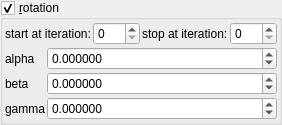
    <widget class="MyGroupBox" name="groupCheck_transf_rotation_enabled">
     <property name="title">
      <string>&amp;rotation</string>
     </property>
     <property name="checkable">
      <bool>true</bool>
     </property>
     <layout class="QVBoxLayout" name="verticalLayout_9" stretch="0,0">
      <property name="spacing">
       <number>2</number>
      </property>
      <property name="leftMargin">
       <number>2</number>
      </property>
      <property name="topMargin">
       <number>2</number>
      </property>
      <property name="rightMargin">
       <number>2</number>
      </property>
      <property name="bottomMargin">
       <number>2</number>
      </property>
      <item>
       <layout class="QHBoxLayout" name="horizontalLayout_6" stretch="0,1,0,1">
        <item>
         <widget class="QLabel" name="label_81">
          <property name="text">
           <string>start at iteration:</string>
          </property>
         </widget>
        </item>
        <item>
         <widget class="MySpinBox" name="spinboxInt_transf_start_iterations_R">
          <property name="sizePolicy">
           <sizepolicy hsizetype="Minimum" vsizetype="Maximum">
            <horstretch>0</horstretch>
            <verstretch>0</verstretch>
           </sizepolicy>
          </property>
          <property name="minimum">
           <number>0</number>
          </property>
          <property name="maximum">
           <number>999</number>
          </property>
          <property name="value">
           <number>0</number>
          </property>
         </widget>
        </item>
        <item>
         <widget class="QLabel" name="label_60">
          <property name="text">
           <string>stop at iteration:</string>
          </property>
         </widget>
        </item>
        <item>
         <widget class="MySpinBox" name="spinboxInt_transf_stop_iterations_R">
          <property name="sizePolicy">
           <sizepolicy hsizetype="Preferred" vsizetype="Maximum">
            <horstretch>0</horstretch>
            <verstretch>0</verstretch>
           </sizepolicy>
          </property>
          <property name="maximum">
           <number>999</number>
          </property>
         </widget>
        </item>
       </layout>
      </item>
      <item>
       <layout class="QGridLayout" name="gridLayout_12" columnstretch="0,1">
        <property name="spacing">
         <number>2</number>
        </property>
        <item row="0" column="1">
         <widget class="MyDoubleSpinBox" name="spinboxd3_transf_rotation_x">
          <property name="sizePolicy">
           <sizepolicy hsizetype="Minimum" vsizetype="Maximum">
            <horstretch>0</horstretch>
            <verstretch>0</verstretch>
           </sizepolicy>
          </property>
          <property name="prefix">
           <string/>
          </property>
          <property name="suffix">
           <string/>
          </property>
          <property name="decimals">
           <number>6</number>
          </property>
          <property name="minimum">
           <double>-36000.000000000000000</double>
          </property>
          <property name="maximum">
           <double>36000.000000000000000</double>
          </property>
          <property name="singleStep">
           <double>1.000000000000000</double>
          </property>
         </widget>
        </item>
        <item row="1" column="1">
         <widget class="MyDoubleSpinBox" name="spinboxd3_transf_rotation_y">
          <property name="sizePolicy">
           <sizepolicy hsizetype="Minimum" vsizetype="Maximum">
            <horstretch>0</horstretch>
            <verstretch>0</verstretch>
           </sizepolicy>
          </property>
          <property name="prefix">
           <string/>
          </property>
          <property name="suffix">
           <string/>
          </property>
          <property name="decimals">
           <number>6</number>
          </property>
          <property name="minimum">
           <double>-36000.000000000000000</double>
          </property>
          <property name="maximum">
           <double>36000.000000000000000</double>
          </property>
          <property name="singleStep">
           <double>1.000000000000000</double>
          </property>
         </widget>
        </item>
        <item row="0" column="0">
         <widget class="QLabel" name="label_46">
          <property name="text">
           <string notr="true">alpha</string>
          </property>
         </widget>
        </item>
        <item row="2" column="0">
         <widget class="QLabel" name="label_45">
          <property name="text">
           <string notr="true">gamma</string>
          </property>
         </widget>
        </item>
        <item row="1" column="0">
         <widget class="QLabel" name="label_44">
          <property name="text">
           <string notr="true">beta</string>
          </property>
         </widget>
        </item>
        <item row="2" column="1">
         <widget class="MyDoubleSpinBox" name="spinboxd3_transf_rotation_z">
          <property name="sizePolicy">
           <sizepolicy hsizetype="Minimum" vsizetype="Maximum">
            <horstretch>0</horstretch>
            <verstretch>0</verstretch>
           </sizepolicy>
          </property>
          <property name="prefix">
           <string/>
          </property>
          <property name="suffix">
           <string/>
          </property>
          <property name="decimals">
           <number>6</number>
          </property>
          <property name="minimum">
           <double>-36000.000000000000000</double>
          </property>
          <property name="maximum">
           <double>36000.000000000000000</double>
          </property>
          <property name="singleStep">
           <double>1.000000000000000</double>
          </property>
         </widget>
        </item>
       </layout>
      </item>
     </layout>
    </widget>
